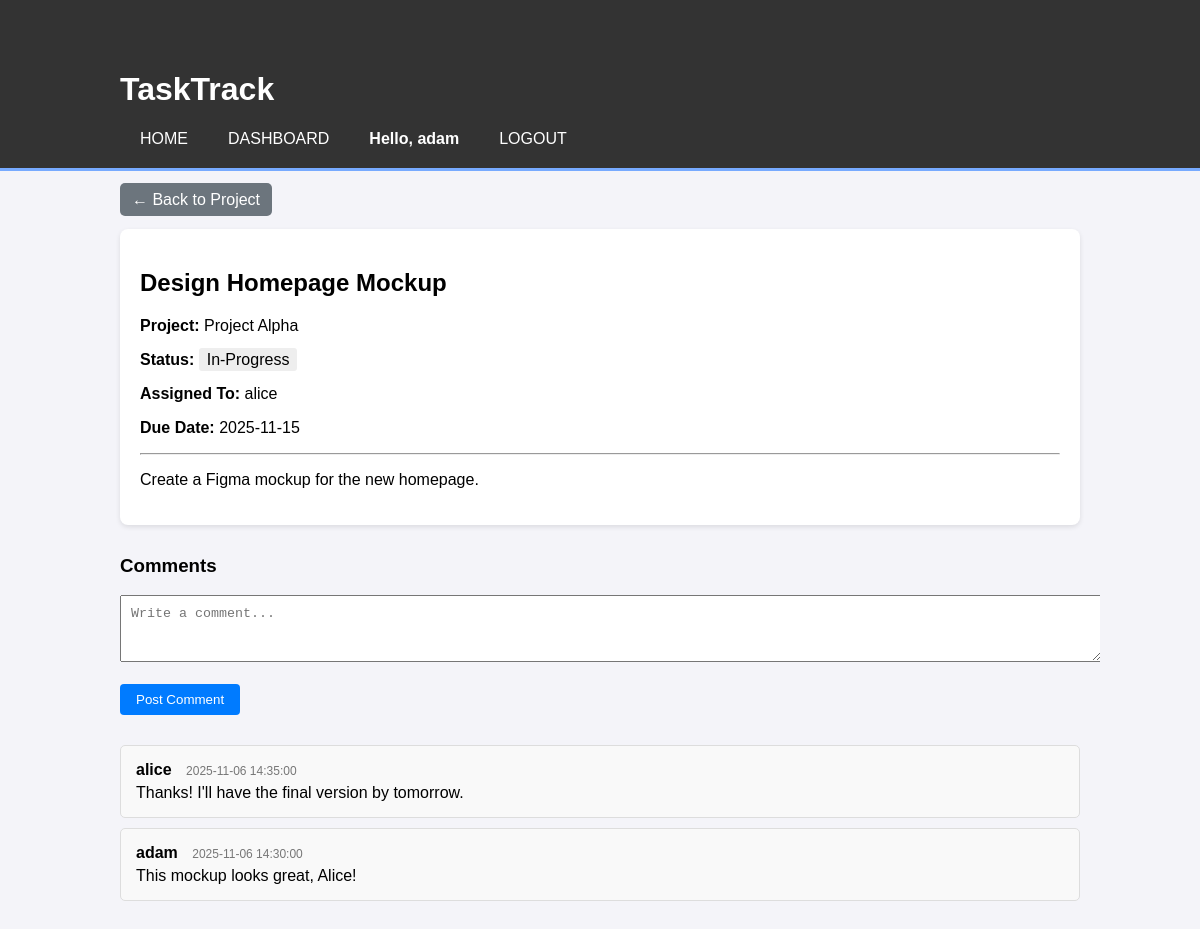
The app's page /task/1001 (signed in) with its own data.
### tables this page shows
CREATE TABLE users (
    user_id INTEGER PRIMARY KEY,
    username TEXT NOT NULl UNIQUE,
    email TEXT NOT NULL UNIQUE,
    password_hash TEXT NOT NULL,
    date_created TEXT NOT NULL
, is_admin INTEGER DEFAULT 0);

CREATE TABLE tasks (
    task_id INTEGER PRIMARY KEY,
    project_id INTEGER NOT NULL,
    assignee_id INTEGER,
    task_title TEXT NOT NULL,
    description TEXT,
    status TEXT NOT NULL,
    due_date TEXT,
    FOREIGN KEY (project_id) REFERENCES projects (project_id),
    FOREIGN KEY (assignee_id) REFERENCES users (user_id)
);

CREATE TABLE projects (
    project_id INTEGER PRIMARY KEY,
    project_name TEXT NOT NULL,
    description TEXT,
    owner_id INTEGER NOT NULL,
    created_at TEXT NOT NULL,
    FOREIGN KEY (owner_id) REFERENCES users (user_id)
);

CREATE TABLE comments (
    comment_id INTEGER PRIMARY KEY,
    task_id INTEGER NOT NULL,
    user_id INTEGER NOT NULL,
    text_content TEXT NOT NULL,
    created_at TEXT NOT NULL,
    FOREIGN KEY (task_id) REFERENCES tasks (task_id),
    FOREIGN KEY (user_id) REFERENCES users (user_id)
);

### app.py (the view, shortened to what this page needs)
@app.route('/task/<int:task_id>', methods=('GET', 'POST'))
def view_task(task_id):
    if 'user_id' not in session:
        return redirect(url_for('login'))
    user_id = session['user_id']
    connection = get_db_connection()
    task = connection.execute(
        '''
        SELECT t.*, u.username as assignee_name, p.project_name
        FROM tasks t
        LEFT JOIN users u ON t.assignee_id = u.user_id
        JOIN projects p ON t.project_id = p.project_id
        WHERE t.task_id = ?
        ''',
        (task_id,)
    ).fetchone()
    if task is None:
        connection.close()
        return "Task not found", 404
    project_id = task['project_id']
    member = connection.execute(
        'SELECT * FROM project_members WHERE project_id = ? AND user_id = ?',
        (project_id, user_id)
    ).fetchone()
    if member is None and session.get('is_admin') != 1:
        connection.close()
        flash('You do not have permission to view this task.')
        return redirect(url_for('dashboard'))
    comments = connection.execute(
        '''
        SELECT c.*, u.username
        FROM comments c
        JOIN users u ON c.user_id = u.user_id
        WHERE c.task_id = ?
        ORDER BY c.created_at DESC
        ''',
        (task_id,)
    ).fetchall()
    connection.close()
    return render_template('task_details.html', task=task, comments=comments)

### app.py (called while the page is built)
def get_db_connection():
    connection = sqlite3.connect('fake_db.db')
    connection.row_factory = sqlite3.Row
    return connection

### templates/task_details.html (shortened to what this page needs)
{% extends 'base.html' %}
{% block content %}
    <div style="margin-bottom: 20px;">
        <a href="{{ url_for('view_project', project_id=task['project_id']) }}" class="button" style="background-color: #6c757d; color: white; padding: 8px 12px; text-decoration: none; border-radius: 5px;">&larr; Back to Project</a>
    </div>
    <div style="background-color: white; padding: 20px; border-radius: 8px; box-shadow: 0 2px 5px rgba(0,0,0,0.1);">
        <h2>{{ task['task_title'] }}</h2>
        <p><strong>Project:</strong> {{ task['project_name'] }}</p>
        <p><strong>Status:</strong> <span style="padding: 3px 8px; border-radius: 3px; background-color: #eee;">{{ task['status'] }}</span></p>
        <p><strong>Assigned To:</strong> {{ task['assignee_name'] if task['assignee_name'] else 'Unassigned' }}</p>
        <p><strong>Due Date:</strong> {{ task['due_date'] }}</p>
        <hr>
        <p>{{ task['description'] }}</p>
    </div>
    <div style="margin-top: 30px;">
        <h3>Comments</h3>
        <form method="post" style="margin-bottom: 30px;">
            <textarea name="text_content" placeholder="Write a comment..." rows="3" style="width: 100%; padding: 10px;" required></textarea>
            <br><br>
            <button type="submit" style="background-color: #007bff; color: white; padding: 8px 16px; border: none; cursor: pointer; border-radius: 4px;">Post Comment</button>
        </form>
        {% if comments %}
            <div class="comments-list">
                {% for comment in comments %}
                    <div style="background-color: #f9f9f9; border: 1px solid #ddd; padding: 15px; border-radius: 5px; margin-bottom: 10px;">
                        <p style="margin: 0 0 5px 0;"><strong>{{ comment['username'] }}</strong> <span style="font-size: 12px; color: #777; margin-left: 10px;">{{ comment['created_at'] }}</span></p>
                        <p style="margin: 0;">{{ comment['text_content'] }}</p>
                    </div>
                {% endfor %}
            </div>
        {% else %}
            <p style="color: #777;">No comments yet. Be the first to comment!</p>
        {% endif %}
    </div>
{% endblock %}

### templates/base.html (shortened to what this page needs)
<!DOCTYPE html>
<html lang="en">
<head>
    <link rel="stylesheet" href="{{ url_for('static', filename='style.css') }}">
</head>
<body>
    <header>
        <div class="container">
            <h1>TaskTrack</h1>
            <nav>
                <ul>
                    <li><a href="{{ url_for('index') }}">Home</a></li>
                    {% if session['user_id'] %}
                        <li><a href="{{ url_for('dashboard') }}">Dashboard</a></li>
                        <li style="color: white; font-weight: bold;">Hello, {{ session['username'] }}</li>
                        <li><a href="{{ url_for('logout') }}">Logout</a></li>
                    {% else %}
                        <li><a href="{{ url_for('login') }}">Login</a></li>
                        <li><a href="{{ url_for('register') }}">Register</a></li>
                    {% endif %}
                </ul>
            </nav>
        </div>
    </header>
    <div class="container">
        {% block content %}{% endblock %}
    </div>
</body>
</html>

### static/style.css (style rules this page uses)
body { font-family: sans-serif; background-color: #f4f4f9; margin: 0; padding: 0; }
.container { width: 80%; margin: auto; overflow: hidden; padding: 20px; }
header { background: #333; color: #fff; padding-top: 30px; min-height: 70px; border-bottom: #77aaff 3px solid; }
header a { color: #fff; text-decoration: none; text-transform: uppercase; font-size: 16px; }
header ul { padding: 0; margin: 0; list-style: none; overflow: hidden; }
header li { float: left; display: inline; padding: 0 20px 0 20px; }

### records on screen
users: username "adam"
tasks: task_title "Design Homepage Mockup", status "In-Progress", due_date "2025-11-15", description "Create a Figma mockup for the new homepage."
projects: project_name "Project Alpha"
users: username "alice"
comments: username "alice", created_at "2025-11-06 14:35:00", text_content "Thanks! I'll have the final version by tomorrow."
comments: username "adam", created_at "2025-11-06 14:30:00", text_content "This mockup looks great, Alice!"
